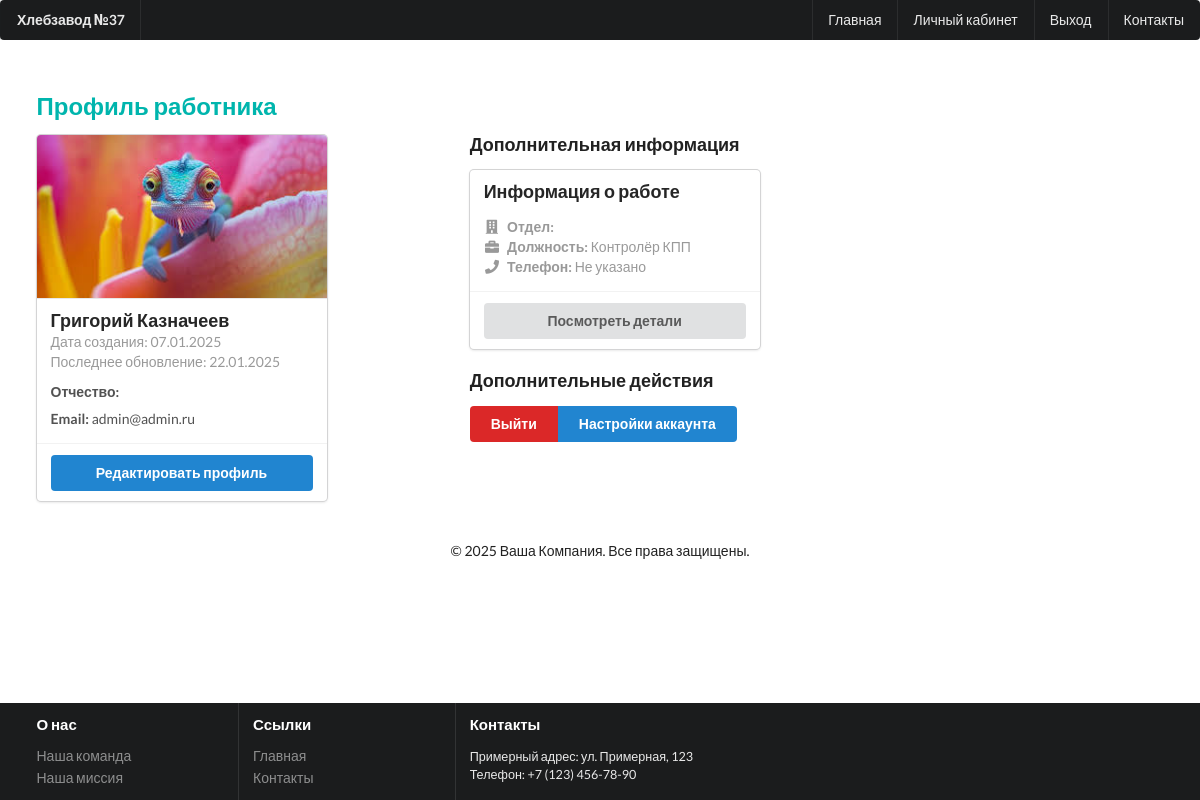
Before: /account/profile-detail/ (signed in) with the older database file.
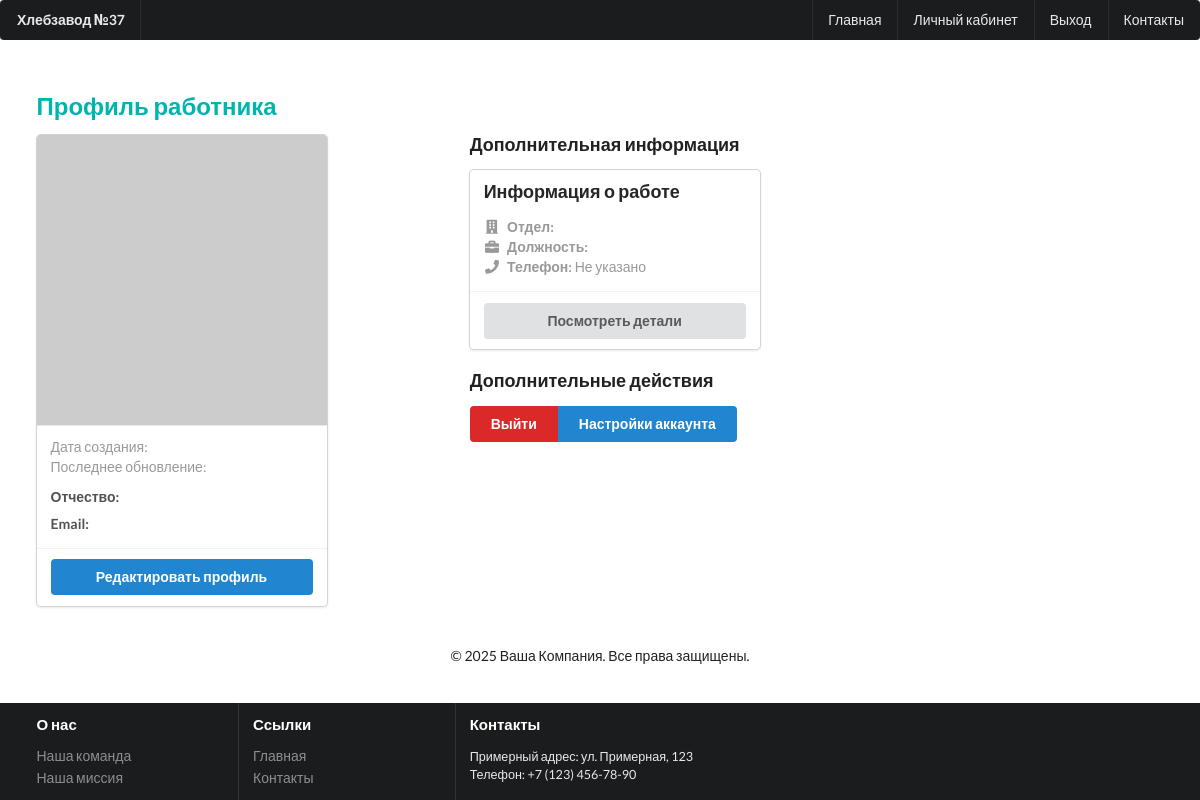
After: the same page with the newer database file.
### account/models.py (models this page shows)
class Profile(models.Model):
    user = models.OneToOneField(User,
                                on_delete=models.CASCADE,
                                related_name='profile_user')
    position = models.CharField(max_length=250)
    created = models.DateField(auto_now_add=True)
    updated = models.DateField(auto_now=True)
    image = models.ImageField(upload_to='%d/%m/%Y',
                              blank=True)
    def __str__(self):
        return f'Профиль работника "{self.user.last_name} {self.user.first_name}"'

### account/views.py (the view)
# urls.py: path('profile-detail/',views.ProfileUserDetailView.as_view(),name='profile_worker'),
class ProfileUserDetailView(LoginRequiredMixin, DetailView):
    model = Profile
    template_name = 'profile/profile_detail_user.html'
    context_object_name = 'user_profile'
    def get_object(self, queryset=None):
        obj = self.get_queryset().filter(user=self.request.user).first()
        print({obj})
        return obj
    def get_context_data(self, **kwargs):
        return super().get_context_data(**kwargs)

### account/templates/profile/profile_detail_user.html (shortened to what this page needs)
{% extends 'base.html' %}
{% block content %}
<div class="ui container" style="margin-top: 20px;">
    <h2 class="ui teal header">Профиль работника</h2>
    <div class="ui grid">
        <div class="six wide column">
            <div class="ui card">
                <div class="image">
                    {% if user_profile.image %}
                        <img src="{{ user_profile.image.url }}" alt="Изображение профиля" class="ui medium rounded image">
                    {% else %}
                        <img src="https://via.placeholder.com/300" alt="Изображение профиля" class="ui medium rounded image">
                    {% endif %}
                </div>
                <div class="content">
                    <a class="header">{{ user_profile.user.get_full_name }}</a>
                    <div class="meta">
                        <span>Дата создания: {{ user_profile.created|date:"d.m.Y" }}</span><br>
                        <span>Последнее обновление: {{ user_profile.updated|date:"d.m.Y" }}</span>
                    </div>
                    <div class="description" style="margin-top: 10px;">
                        <p><strong>Отчество:</strong> {{ user_profile.user.patronymic }}</p>
                        <p><strong>Email:</strong> {{ user_profile.user.email }}</p>
                    </div>
                </div>
                <div class="extra content">
                    <a href="{% url "account:profile_edit_user" %}" class="ui primary button fluid">Редактировать профиль</a>
                </div>
            </div>
        </div>
        <div class="six wide column">
            <h3 class="ui header">Дополнительная информация</h3>
            <div class="ui card">
                <div class="content">
                    <h4 class="header">Информация о работе</h4>
                    <div class="meta">
                        <span><i class="icon building"></i> <strong>Отдел:</strong> {{ user_profile.departament.name }}</span><br>
                        <span><i class="icon briefcase"></i> <strong>Должность:</strong> {{ user_profile.position }}</span><br>
                        <span><i class="icon phone"></i> <strong>Телефон:</strong> {{ user_profile.phone_number|default:"Не указано" }}</span>
                    </div>
                </div>
                <div class="extra content">
                    <a href="#" class="ui button fluid">Посмотреть детали</a>
                </div>
            </div>
            <h3 class="ui header" style="margin-top: 20px;">Дополнительные действия</h3>
            <div class="ui buttons">
                <a href="{% url 'account:logout' %}" class="ui red button">Выйти</a>
                <a href="#" class="ui blue button">Настройки аккаунта</a>
            </div>
        </div>
    </div>
    <footer style="margin-top: 40px; text-align: center;">
        <p>&copy; 2025 Ваша Компания. Все права защищены.</p>
    </footer>
</div>
{% endblock %}

### inventory/templates/base.html (shortened to what this page needs)
{% load static %}
<!DOCTYPE html>
<html lang="ru">
<head>
    <link rel="stylesheet" href="https://cdnjs.cloudflare.com/ajax/libs/semantic-ui/2.4.1/semantic.min.css">
</head>
<body>
<div class="ui inverted menu">
    <div class="ui container">
        <a href="#" class="header item">Хлебзавод №37</a>
        <div class="right menu">
            <a href="{% url "product_list" %}" class="item">Главная</a>
            {% if request.user.is_authenticated %}
                <a href="{% url 'account:profile_worker' %}" class="item">Личный кабинет</a>
                <a href="{% url 'account:logout' %}" class="item">Выход</a>
            {% else %}
                <a href="{% url 'account:login' %}" class="item">Вход</a>
            {% endif %}
            <a href="#" class="item">Контакты</a>
        </div>
    </div>
</div>
<div class="ui container" style="margin-top: 20px;">
    {% block content %}{% endblock %}
</div>
<div class="ui inverted vertical footer segment footer-segment">
    <div class="ui container">
        <div class="ui stackable inverted divided equal height stackable grid">
            <div class="three wide column">
                <h4 class="ui inverted header">О нас</h4>
                <div class="ui inverted link list">
                    <a href="#" class="item">Наша команда</a>
                    <a href="#" class="item">Наша миссия</a>
                </div>
            </div>
            <div class="three wide column">
                <h4 class="ui inverted header">Ссылки</h4>
                <div class="ui inverted link list">
                    <a href="#" class="item">Главная</a>
                    <a href="#" class="item">Контакты</a>
                </div>
            </div>
            <div class="ten wide column">
                <h4 class="ui inverted header">Контакты</h4>
                <p>Примерный адрес: ул. Примерная, 123</p>
                <p>Телефон: +7 (123) 456-78-90</p>
            </div>
        </div>
    </div>
</div>
</body>
</html>

### inventory/templates/base.html (style rules this page uses)
html, body { height: 100%; margin: 0; }
body { display: flex; flex-direction: column; }
.ui.container { flex: 1; }
.footer-segment { padding: 0.5em 0; margin-top: 20px; }
.footer-segment h4 { font-size: 1em; margin-bottom: 0.5em; }
.footer-segment p { font-size: 0.9em; margin: 0; }

Changed rows visible on the page:
removed Profile: image (picture), user.get_full_name "Григорий Казначеев", created "07.01.2025", updated "22.01.2025", user.email "admin@admin.ru", position "Контролёр КПП"
